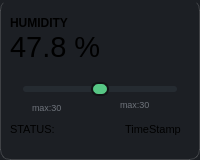
                  <widget class="QFrame" name="humidityKpiCard">
                   <property name="maximumSize">
                    <size>
                     <width>200</width>
                     <height>300</height>
                    </size>
                   </property>
                   <property name="styleSheet">
                    <string notr="true">background-color: rgb(28, 31, 36);
border-top-color: rgb(0, 170, 0);
border-radius: 10px;
border-bottom: 1px solid rgba(255, 255, 255, 40);
border-right: 1px solid rgba(255, 255, 255, 40);
border-left: 1px solid rgba(255, 255, 255, 40);
background: qlineargradient(
    x1:0, y1:0,
    x2:0, y2:1,
    stop:0 #1D2126,
    stop:1 #16191D
);</string>
                   </property>
                   <property name="frameShape">
                    <enum>QFrame::StyledPanel</enum>
                   </property>
                   <property name="frameShadow">
                    <enum>QFrame::Raised</enum>
                   </property>
                   <layout class="QVBoxLayout" name="verticalLayout_6">
                    <property name="spacing">
                     <number>7</number>
                    </property>
                    <property name="leftMargin">
                     <number>0</number>
                    </property>
                    <property name="topMargin">
                     <number>0</number>
                    </property>
                    <property name="rightMargin">
                     <number>0</number>
                    </property>
                    <item>
                     <widget class="QFrame" name="humidityStatusBar">
                      <property name="maximumSize">
                       <size>
                        <width>200</width>
                        <height>6</height>
                       </size>
                      </property>
                      <property name="styleSheet">
                       <string notr="true">background-color: rgb(109, 174, 87); 
    border-top-left-radius: 10px;
    border-top-right-radius: 10px;</string>
                      </property>
                      <property name="frameShape">
                       <enum>QFrame::StyledPanel</enum>
                      </property>
                      <property name="frameShadow">
                       <enum>QFrame::Raised</enum>
                      </property>
                     </widget>
                    </item>
                    <item>
                     <widget class="QFrame" name="humidityKpiFrame">
                      <property name="maximumSize">
                       <size>
                        <width>198</width>
                        <height>201</height>
                       </size>
                      </property>
                      <property name="styleSheet">
                       <string notr="true">border:none;
background:transparent;</string>
                      </property>
                      <property name="frameShape">
                       <enum>QFrame::StyledPanel</enum>
                      </property>
                      <property name="frameShadow">
                       <enum>QFrame::Raised</enum>
                      </property>
                      <layout class="QVBoxLayout" name="verticalLayout_4">
                       <property name="spacing">
                        <number>0</number>
                       </property>
                       <item>
                        <widget class="QLabel" name="humidityKpiLabel">
                         <property name="maximumSize">
                          <size>
                           <width>180</width>
                           <height>35</height>
                          </size>
                         </property>
                         <property name="font">
                          <font>
                           <bold>true</bold>
                          </font>
                         </property>
                         <property name="styleSheet">
                          <string notr="true">border:none;
background:transparent;</string>
                         </property>
                         <property name="text">
                          <string>HUMIDITY</string>
                         </property>
                        </widget>
                       </item>
                       <item>
                        <widget class="QLabel" name="humidityKpiDataLabel">
                         <property name="maximumSize">
                          <size>
                           <width>180</width>
                           <height>50</height>
                          </size>
                         </property>
                         <property name="font">
                          <font>
                           <pointsize>22</pointsize>
                          </font>
                         </property>
                         <property name="styleSheet">
                          <string notr="true">border:none;</string>
                         </property>
                         <property name="text">
                          <string>47.8 %</string>
                         </property>
                        </widget>
                       </item>
                       <item alignment="Qt::AlignHCenter|Qt::AlignTop">
                        <widget class="QWidget" name="humidityThreshBar" native="true">
                         <property name="enabled">
                          <bool>false</bool>
                         </property>
                         <property name="minimumSize">
                          <size>
                           <width>0</width>
                           <height>35</height>
                          </size>
                         </property>
                         <property name="maximumSize">
                          <size>
                           <width>180</width>
                           <height>55</height>
                          </size>
                         </property>
                         <property name="styleSheet">
                          <string notr="true"/>
                         </property>
                         <layout class="QVBoxLayout" name="verticalLayout_20">
                          <property name="spacing">
                           <number>0</number>
                          </property>
                          <property name="topMargin">
                           <number>15</number>
                          </property>
                          <property name="bottomMargin">
                           <number>0</number>
                          </property>
                          <item>
                           <widget class="QSlider" name="humiditySlider">
                            <property name="enabled">
                             <bool>false</bool>
                            </property>
                            <property name="minimumSize">
                             <size>
                              <width>154</width>
                              <height>20</height>
                             </size>
                            </property>
                            <property name="maximumSize">
                             <size>
                              <width>154</width>
                              <height>20</height>
                             </size>
                            </property>
                            <property name="styleSheet">
                             <string notr="true">QSlider::groove:horizontal {
    background: #252B31;
    height: 6px;
    border-radius: 3px;
}

QSlider::handle:horizontal {
    background: #57C785;
    width: 14px;
    height: 14px;
    margin: -4px 0;
    border-radius: 7px;
    border: 2px solid #111315;
}</string>
                            </property>
                            <property name="maximum">
                             <number>100</number>
                            </property>
                            <property name="value">
                             <number>50</number>
                            </property>
                            <property name="orientation">
                             <enum>Qt::Horizontal</enum>
                            </property>
                           </widget>
                          </item>
                          <item alignment="Qt::AlignVCenter">
                           <widget class="QFrame" name="humidityMinMaxFrame">
                            <property name="minimumSize">
                             <size>
                              <width>0</width>
                              <height>20</height>
                             </size>
                            </property>
                            <property name="frameShape">
                             <enum>QFrame::StyledPanel</enum>
                            </property>
                            <property name="frameShadow">
                             <enum>QFrame::Raised</enum>
                            </property>
                            <layout class="QHBoxLayout" name="horizontalLayout_16">
                             <property name="spacing">
                              <number>40</number>
                             </property>
                             <property name="topMargin">
                              <number>0</number>
                             </property>
                             <item>
                              <widget class="QLabel" name="humidityMin">
                               <property name="minimumSize">
                                <size>
                                 <width>0</width>
                                 <height>15</height>
                                </size>
                               </property>
                               <property name="maximumSize">
                                <size>
                                 <width>16777215</width>
                                 <height>9</height>
                                </size>
                               </property>
                               <property name="font">
                                <font>
                                 <pointsize>7</pointsize>
                                </font>
                               </property>
                               <property name="styleSheet">
                                <string notr="true">color: #6E737B;</string>
                               </property>
                               <property name="text">
                                <string>max:30</string>
                               </property>
                              </widget>
                             </item>
                             <item>
                              <widget class="QLabel" name="humidityMax">
                               <property name="maximumSize">
                                <size>
                                 <width>16777215</width>
                                 <height>9</height>
                                </size>
                               </property>
                               <property name="font">
                                <font>
                                 <pointsize>7</pointsize>
                                </font>
                               </property>
                               <property name="styleSheet">
                                <string notr="true">color: #6E737B;</string>
                               </property>
                               <property name="text">
                                <string>max:30</string>
                               </property>
                              </widget>
                             </item>
                            </layout>
                           </widget>
                          </item>
                         </layout>
                        </widget>
                       </item>
                       <item alignment="Qt::AlignBottom">
                        <widget class="QFrame" name="humidityStatusFrame">
                         <property name="minimumSize">
                          <size>
                           <width>0</width>
                           <height>20</height>
                          </size>
                         </property>
                         <property name="maximumSize">
                          <size>
                           <width>180</width>
                           <height>20</height>
                          </size>
                         </property>
                         <property name="font">
                          <font>
                           <pointsize>8</pointsize>
                          </font>
                         </property>
                         <property name="styleSheet">
                          <string notr="true">border:none;</string>
                         </property>
                         <property name="frameShape">
                          <enum>QFrame::StyledPanel</enum>
                         </property>
                         <property name="frameShadow">
                          <enum>QFrame::Raised</enum>
                         </property>
                         <layout class="QHBoxLayout" name="horizontalLayout_7">
                          <property name="spacing">
                           <number>50</number>
                          </property>
                          <property name="leftMargin">
                           <number>0</number>
                          </property>
                          <property name="topMargin">
                           <number>0</number>
                          </property>
                          <property name="rightMargin">
                           <number>0</number>
                          </property>
                          <property name="bottomMargin">
                           <number>0</number>
                          </property>
                          <item>
                           <widget class="QLabel" name="humidityStatusLabel">
                            <property name="font">
                             <font>
                              <pointsize>8</pointsize>
                             </font>
                            </property>
                            <property name="text">
                             <string>STATUS: </string>
                            </property>
                           </widget>
                          </item>
                          <item>
                           <widget class="QLabel" name="humidityTimeStamp">
                            <property name="font">
                             <font>
                              <pointsize>8</pointsize>
                             </font>
                            </property>
                            <property name="text">
                             <string>TimeStamp</string>
                            </property>
                           </widget>
                          </item>
                         </layout>
                        </widget>
                       </item>
                      </layout>
                     </widget>
                    </item>
                   </layout>
                  </widget>
